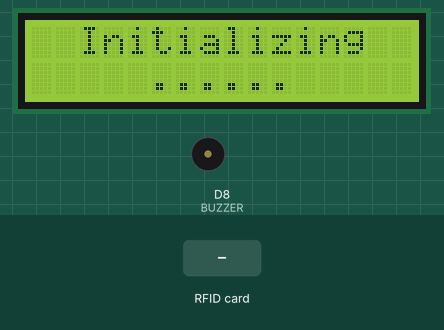
Bench run of a sketch on a simulated ESP8266 (NodeMCU). Shown: 16×2 character LCD, buzzer (waves = sounding, pin HIGH). The inputs (shaded band) are chosen by the test bench. WiFi joins after 1.5 s; servers stay silent unless stated; uploads are accepted with an empty reply; what the sketch prints to the serial monitor is not drawn.

Above: at 2.6 s.
At 5.8 s:
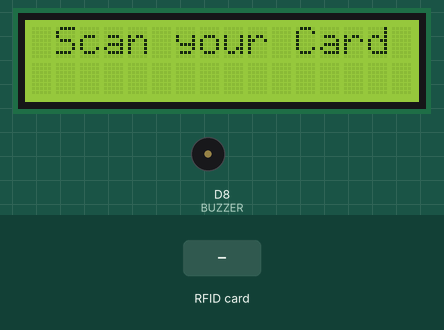
5.9 s: RFID card 5E 7A 19 C4 held to the reader
At 6.67 s:
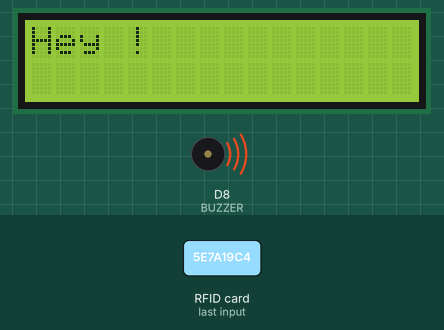
At 8.0 s:
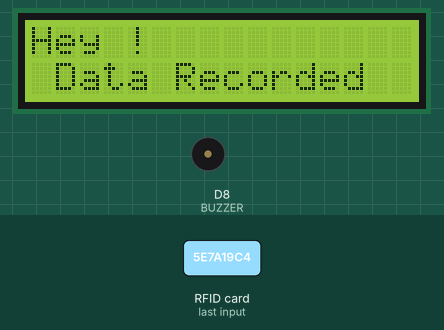
Timing chart, 0 to 9.5 s (numbered marks = the images above; inputs shaded):
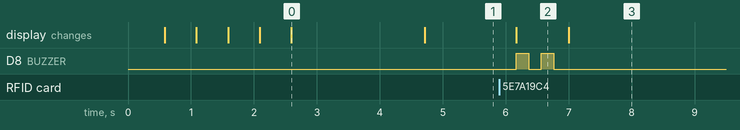

Measured:
- after the input at 5.9 s, D8 (BUZZER): alternates HIGH for 0.20 s and LOW for 0.20 s, 4 changes in all, then stays LOW, starting after 0.27 s; the display: changes after 0.27 s (image 2)
- what the display in image 0 shows lasts 2.1 s, from 2.6 s to 4.7 s
- what the display in image 2 shows lasts 0.8 s, from 6.2 s to 7.0 s

The sketch:

ESP8266_MFRC522_Attendance_GoogleSheets.ino
```cpp
 //IoT based Attendance System with Google Sheets and ESP8266
#include <SPI.h>
#include <MFRC522.h>
#include <Arduino.h>
#include <ESP8266WiFi.h>
#include <ESP8266HTTPClient.h>
#include <WiFiClient.h>
#include <WiFiClientSecureBearSSL.h>
#include <LiquidCrystal_I2C.h>
//-----------------------------------------
#define RST_PIN  D3
#define SS_PIN   D4
#define BUZZER   D8
//-----------------------------------------
MFRC522 mfrc522(SS_PIN, RST_PIN);
MFRC522::MIFARE_Key key;
MFRC522::StatusCode status;
//-----------------------------------------
/* Be aware of Sector Trailer Blocks */
int blockNum = 2;
/* Create another array to read data from Block */
/* Legthn of buffer should be 2 Bytes more than the size of Block (16 Bytes) */
byte bufferLen = 18;
byte readBlockData[18];
//-----------------------------------------
String card_holder_name;
const String sheet_url = "https://script.google.com/macros/s/<URL>/exec?name=";  //Enter Google Script URL

#define WIFI_SSID "WiFi_SSID"  //Enter WiFi Name
#define WIFI_PASSWORD "WiFi_Password"  //Enter WiFi Password
//-----------------------------------------

//Initialize the LCD display
LiquidCrystal_I2C lcd(0x27, 16, 2);  //Change LCD Address to 0x27 if 0x3F doesnt work


/****************************************************************************************************
 * setup() function
 ****************************************************************************************************/
void setup()
{
  //--------------------------------------------------
  /* Initialize serial communications with the PC */
  Serial.begin(9600);
  //Serial.setDebugOutput(true);

  lcd.init();
  lcd.backlight();
  lcd.clear();
  lcd.setCursor(0, 0);
  lcd.print("  Initializing  ");
  for (int a = 5; a <= 10; a++) {
    lcd.setCursor(a, 1);
    lcd.print(".");
    delay(500);
  }

  //--------------------------------------------------
  //WiFi Connectivity
  Serial.println();
  Serial.print("Connecting to AP");
  WiFi.begin(WIFI_SSID, WIFI_PASSWORD);
  while (WiFi.status() != WL_CONNECTED){
    Serial.print(".");
    delay(200);
  }
  Serial.println("");
  Serial.println("WiFi connected.");
  Serial.println("IP address: ");
  Serial.println(WiFi.localIP());
  Serial.println();
  //--------------------------------------------------
  /* Set BUZZER as OUTPUT */
  pinMode(BUZZER, OUTPUT);
  //--------------------------------------------------
  /* Initialize SPI bus */
  SPI.begin();
  //--------------------------------------------------

}


/****************************************************************************************************
 * loop() function
 ****************************************************************************************************/
 void loop()
{
  //--------------------------------------------------
  lcd.clear();
  lcd.setCursor(0, 0);
  lcd.print(" Scan your Card ");
  /* Initialize MFRC522 Module */
  mfrc522.PCD_Init();
  /* Look for new cards */
  /* Reset the loop if no new card is present on RC522 Reader */
  if ( ! mfrc522.PICC_IsNewCardPresent()) {return;}
  /* Select one of the cards */
  if ( ! mfrc522.PICC_ReadCardSerial()) {return;}
  /* Read data from the same block */
  //--------------------------------------------------
  Serial.println();
  Serial.println(F("Reading last data from RFID..."));
  ReadDataFromBlock(blockNum, readBlockData);
  /* If you want to print the full memory dump, uncomment the next line */
  //mfrc522.PICC_DumpToSerial(&(mfrc522.uid));

  /* Print the data read from block */
  Serial.println();
  Serial.print(F("Last data in RFID:"));
  Serial.print(blockNum);
  Serial.print(F(" --> "));
  for (int j=0 ; j<16 ; j++)
  {
    Serial.write(readBlockData[j]);
    lcd.clear();
    lcd.setCursor(0, 0);
    lcd.print("Hey " + String((char*)readBlockData) + "!");

    //lcd.print(String((char*)readBlockData));
    //lcd.print("!")
  }
  Serial.println();
  //--------------------------------------------------
  digitalWrite(BUZZER, HIGH);
  delay(200);
  digitalWrite(BUZZER, LOW);
  delay(200);
  digitalWrite(BUZZER, HIGH);
  delay(200);
  digitalWrite(BUZZER, LOW);
  //--------------------------------------------------

  //--------------------------------------------------------------------------------------
  if (WiFi.status() == WL_CONNECTED) {
    //-------------------------------------------------------------------------------
    std::unique_ptr<BearSSL::WiFiClientSecure>client(new BearSSL::WiFiClientSecure);
    //-------------------------------------------------------------------------------
    //client->setFingerprint(fingerprint);
    // Or, if you want to ignore the SSL certificate
    //then use the following line instead:
    client->setInsecure();
    //-----------------------------------------------------------------
    card_holder_name = sheet_url + String((char*)readBlockData);
    card_holder_name.trim();
    Serial.println(card_holder_name);

    //-----------------------------------------------------------------
    HTTPClient https;
    Serial.print(F("[HTTPS] begin...\n"));
    //-----------------------------------------------------------------

    //-------------------------------------------------------------------------------------
    if (https.begin(*client, (String)card_holder_name)){
      //-----------------------------------------------------------------
      // HTTP
      Serial.print(F("[HTTPS] GET...\n"));
      // start connection and send HTTP header
      int httpCode = https.GET();
      //-----------------------------------------------------------------
      // httpCode will be negative on error
      if (httpCode > 0) {
        // HTTP header has been send and Server response header has been handled
        Serial.printf("[HTTPS] GET... code: %d\n", httpCode);
        // file found at server
    lcd.setCursor(0, 1);
    lcd.print(" Data Recorded ");
    delay(2000);
      }
      //-----------------------------------------------------------------
      else
      {Serial.printf("[HTTPS] GET... failed, error: %s\n", https.errorToString(httpCode).c_str());}
      //-----------------------------------------------------------------
      https.end();
      delay(1000);
    }
    else {
      Serial.printf("[HTTPS} Unable to connect\n");
    }
  }
}


/****************************************************************************************************
 * ReadDataFromBlock() function
 ****************************************************************************************************/
void ReadDataFromBlock(int blockNum, byte readBlockData[])
{
  //----------------------------------------------------------------------------
  /* Prepare the ksy for authentication */
  /* All keys are set to FFFFFFFFFFFFh at chip delivery from the factory */
  for (byte i = 0; i < 6; i++) {
    key.keyByte[i] = 0xFF;
  }
  //----------------------------------------------------------------------------
  /* Authenticating the desired data block for Read access using Key A */
  status = mfrc522.PCD_Authenticate(MFRC522::PICC_CMD_MF_AUTH_KEY_A, blockNum, &key, &(mfrc522.uid));
  //----------------------------------------------------------------------------s
  if (status != MFRC522::STATUS_OK){
     Serial.print("Authentication failed for Read: ");
     Serial.println(mfrc522.GetStatusCodeName(status));
     return;
  }
  //----------------------------------------------------------------------------
  else {
    Serial.println("Authentication success");
  }
  //----------------------------------------------------------------------------
  /* Reading data from the Block */
  status = mfrc522.MIFARE_Read(blockNum, readBlockData, &bufferLen);
  if (status != MFRC522::STATUS_OK) {
    Serial.print("Reading failed: ");
    Serial.println(mfrc522.GetStatusCodeName(status));
    return;
  }
  //----------------------------------------------------------------------------
  else {
    Serial.println("Block was read successfully");
  }
  //----------------------------------------------------------------------------
}
```
